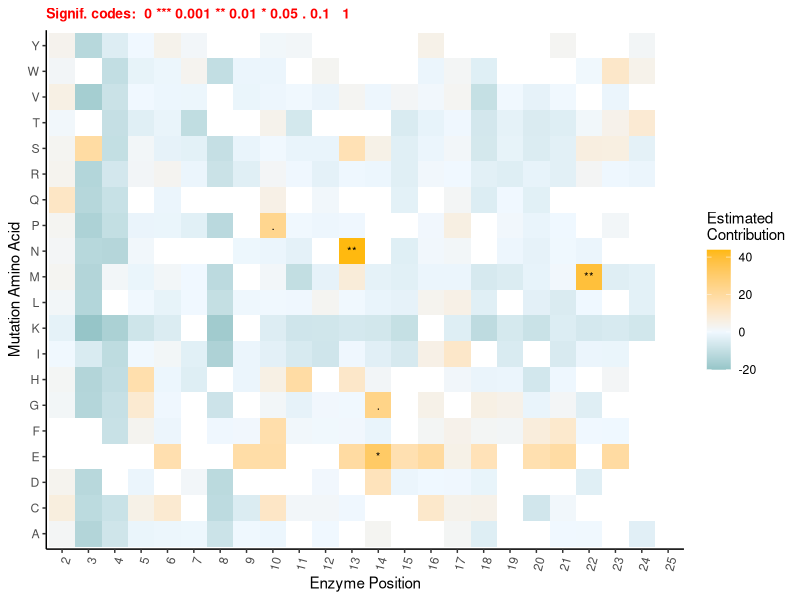

This figure's R source:
## ---- chunk 1
library(ggplot2)
library(dplyr)
library(readr)
library(tidyverse)
library(broom)
## ---- chunk 2
data_JE_raw <- read_csv("Data_JuliAndEmma.csv")

#have to split for generalization later (correspond WT)

JE_1 <- data_JE_raw %>%
  select(c(1, 2, 3, 6, 7, 8)) %>%
  filter(library != 0, B1_1 != 0 | B2_1 != 0) %>% #remove rows that has library = 0 OR (b1 = 0 AND b2 = 0)
  mutate_all(~ ifelse(. == 0, 0.1, .)) #change value=0 to 0.1

  #GENERALIZE
  #formula: dMut = (Mut B1/ WT B1) / (Mut lib / WT lib)
  JE_1$B1_1dMut <- (JE_1$B1_1/ JE_1$B1_1[1])  / (JE_1$library/ JE_1$library[1])
  JE_1$B2_1dMut <- (JE_1$B2_1/ JE_1$B2_1[1])  / (JE_1$library/ JE_1$library[1])
  JE_1$changeB2_B1 <- JE_1$B2_1dMut - JE_1$B1_1dMut

JE_2 <- data_JE_raw %>%
  select(c(1, 4, 5, 6, 7, 8)) %>%
  filter(library != 0, B1_2 != 0 | B2_2 != 0) %>%
  mutate_all(~ ifelse(. == 0, 0.1, .))

  #GENERALIZE
  #formula: dMut = (Mut B1/ WT B1) / (Mut lib / WT lib)
  JE_2$B1_2dMut <- (JE_2$B1_2/ JE_2$B1_2[1])  / (JE_2$library/ JE_2$library[1])
  JE_2$B2_2dMut <- (JE_2$B2_2/ JE_2$B2_2[1])  / (JE_2$library/ JE_2$library[1])
  JE_2$changeB2_B1 <- JE_2$B2_2dMut - JE_2$B1_2dMut
## ---- chunk 3
#binding
data_JE <- rbind(
  select(JE_1, 'pos', 'mut', 'changeB2_B1'),
  select(JE_2, 'pos', 'mut', 'changeB2_B1')
)
## ---- chunk 4
#set NA of pos = -1 to 0
data_JE[is.na(data_JE)] <- "*"

# Set "2" as the reference level
data_JE$pos <- as.factor(data_JE$pos)
data_JE$pos <- relevel(data_JE$pos, ref = "-1")

# Fit the Gaussian linear regression model
gauss_model <- glm(changeB2_B1 ~ pos * mut, data = data_JE, family = gaussian)
#options(max.print=10000)    #set limit to print the output
# Display the summary of the model
summary(gauss_model)
## ---- chunk 5
fea <- names(coef(gauss_model))[46:length(names(coef(gauss_model)))]      #get features' names

#split the features' names (e.g from "pos137:mutA" to "137" and "A")
mut <- list()
pos <- list ()
for (i in fea){
              str_split <- strsplit(i, ":")
              pos <- append(pos, substr(str_split[[1]][1], 4,6))    # e.g extract 137
              mut <- append(mut, substr(str_split[[1]][2], 4,4))    # e.g extract A
}


est <- coef(gauss_model)[-1][45:length(coef(gauss_model)[-1])]          #get estimated contribution 
#p <- coef(summary(gauss_model))[-1,4]         #get p-value
p <- tidy(gauss_model)$p.value[46:length(tidy(gauss_model)$p.value)]        #to extract all including NA value
## ---- chunk 6
#create data frame of pos, mut, estimated contribution, alpha
data_for_plot<- do.call(rbind, Map(data.frame, Pos=pos, Mut=mut, Est = est, p_value =p))
data_for_plot$alpha <- ifelse(data_for_plot$p_value<0.001,'***', ifelse(0.001 <data_for_plot$p_value & data_for_plot$p_value<0.01,'**', ifelse(0.01<data_for_plot$p_value& data_for_plot$p_value<0.05,'*', ifelse(0.05<data_for_plot$p_value& data_for_plot$p_value<0.1,'.', ' '))))
## ---- chunk 7
# Define the desired order for Pos as a vector
desired_order <- c(1:25)  # Modify this as needed

# Convert Pos to a factor with the desired order
data_for_plot$Pos <- factor(data_for_plot$Pos, levels = desired_order)

#plot estimated contribution vs features
ggplot(data_for_plot, aes(x = Pos, y = Mut)) +
  geom_tile(aes(fill = Est)) + 
  geom_text(aes(label = alpha), size = 3)+
  scale_fill_gradient2(midpoint= 0, na.value = 'white',high = 'darkgoldenrod1 ', low = 'cyan4', mid ='aliceblue')+ 
  theme_classic() +
  theme(axis.text.x = element_text(angle = 75, hjust=1), plot.subtitle = element_text(size = 10, color = "red", face = "bold"))+
  labs(y = "Mutation Amino Acid", x = "Enzyme Position", fill= 'Estimated
Contribution', subtitle = 'Signif. codes:  0 *** 0.001 ** 0.01 * 0.05 . 0.1   1')
